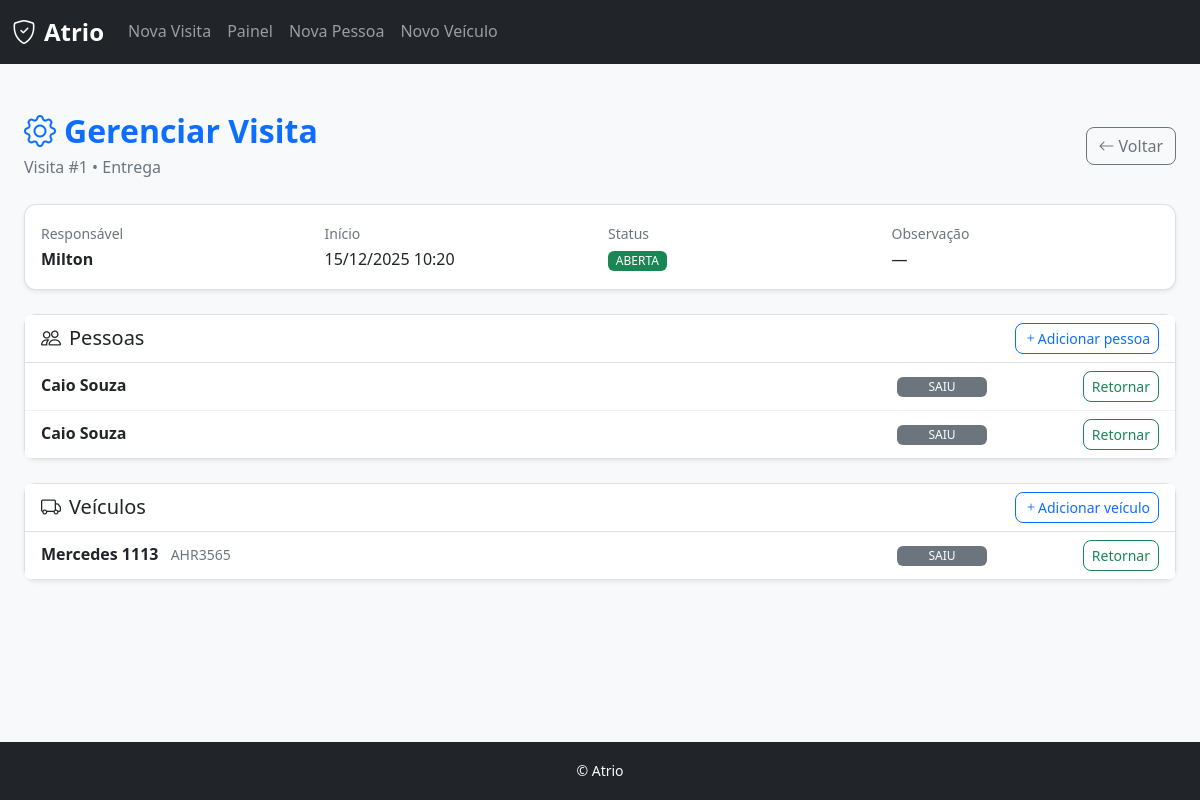
The app's page /visitas/1/ (signed in) with its own data.
### apps/visitas/models.py (models this page shows, shortened)
class GrupoVisita(models.Model):
    data_entrada = models.DateTimeField(auto_now_add=True)
    data_saida = models.DateTimeField(blank=True, null=True)
    autorizado_por = models.CharField(max_length=200, blank=True, null=True)
    motivo = models.CharField(max_length=200, blank=True, null=True)
    observacao = models.TextField(blank=True, null=True)

class VisitaPessoa(models.Model):
    grupo = models.ForeignKey(
        GrupoVisita,
        on_delete=models.CASCADE,
        related_name="pessoas"
    )
    pessoa = models.ForeignKey(
        "pessoas.Pessoa",
        on_delete=models.CASCADE
    )
    data_entrada = models.DateTimeField(auto_now_add=True)
    data_saida = models.DateTimeField(blank=True, null=True)

class VisitaVeiculo(models.Model):
    grupo = models.ForeignKey(
        GrupoVisita,
        on_delete=models.CASCADE,
        related_name="veiculos"
    )
    veiculo = models.ForeignKey(
        "veiculos.Veiculo",
        on_delete=models.CASCADE
    )
    data_entrada = models.DateTimeField(auto_now_add=True)
    data_saida = models.DateTimeField(blank=True, null=True)

### apps/pessoas/models.py (models this page shows, shortened)
class Pessoa(models.Model):
    TIPO_CHOICES = [
        ("visitante", "Visitante"),
        ("funcionario", "Funcionário"),
        ("motorista", "Motorista"),
    ]
    nome = models.CharField(max_length=200)
    empresa = models.CharField(max_length=200, blank=True, null=True)
    tipo = models.CharField(max_length=20, choices=TIPO_CHOICES, blank=True, null=True)
    observacao = models.TextField(blank=True, null=True)
    criado_em = models.DateTimeField(auto_now_add=True)
    class Meta:
        app_label = "pessoas"

### apps/veiculos/models.py (models this page shows, shortened)
class Veiculo(models.Model):
    placa = models.CharField(max_length=7, unique=True)
    modelo = models.CharField(max_length=100, blank=True, null=True)
    cor = models.CharField(max_length=50, blank=True, null=True)
    empresa = models.CharField(max_length=200, blank=True, null=True)
    tipo = models.CharField(max_length=50, blank=True, null=True)
    observacao = models.TextField(blank=True, null=True)
    criado_em = models.DateTimeField(auto_now_add=True)
    class Meta:
        app_label = "veiculos"

### apps/ui/views.py (the view)
# urls.py: path('visitas/<int:id>/', views.gerenciar_visita, name='gerenciar_visita'),
@login_required
def gerenciar_visita(request, id):
    visita = get_object_or_404(GrupoVisita, pk=id)
    pessoas = VisitaPessoa.objects.filter(grupo=visita).select_related("pessoa")
    veiculos = VisitaVeiculo.objects.filter(grupo=visita).select_related("veiculo")
    return render(request, "ui/gerenciar_visita.html", {
        "visita": visita,
        "pessoas": pessoas,
        "veiculos": veiculos,
    })

### apps/ui/templates/ui/gerenciar_visita.html (shortened to what this page needs)
{% extends "ui/base.html" %}
{% load static %}
{% block content %}
<div class="container-fluid py-4">
  <div class="d-flex justify-content-between align-items-center mb-4">
    <div>
      <h2 class="fw-bold text-primary mb-1">
        <i class="bi bi-gear me-2"></i>Gerenciar Visita
      </h2>
      <p class="text-muted mb-0">
        Visita #{{ visita.id }} • {{ visita.motivo }}
      </p>
    </div>
    <div class="d-flex gap-2">
      <a href="{% url 'ui:visitas' %}" class="btn btn-outline-secondary" id="btnVoltarVisitas" data-default-url="{% url 'ui:visitas' %}">
        <i class="bi bi-arrow-left me-1"></i>Voltar
      </a>
    </div>
  </div>
  <div class="card mb-4">
    <div class="card-body">
      <div class="row g-3">
        <div class="col-md-3">
          <small class="text-muted">Responsável</small>
          <div class="fw-semibold">{{ visita.autorizado_por }}</div>
        </div>
        <div class="col-md-3">
          <small class="text-muted">Início</small>
          <div>{{ visita.data_entrada|date:"d/m/Y H:i" }}</div>
        </div>
        <div class="col-md-3">
          <small class="text-muted">Status</small><br>
          <span class="badge bg-success">ABERTA</span>
        </div>
        <div class="col-md-3">
          <small class="text-muted">Observação</small>
          <div>{{ visita.observacao|default:"—" }}</div>
        </div>
      </div>
    </div>
  </div>
  <div class="card mb-4">
    <div class="card-header d-flex justify-content-between align-items-center">
      <h5 class="mb-0">
        <i class="bi bi-people me-2"></i>Pessoas
      </h5>
      <button
        class="btn btn-sm btn-outline-primary"
        onclick="mostrarBuscaPessoa()">
        <i class="bi bi-plus"></i>Adicionar pessoa
      </button>
    </div>
    <ul class="list-group list-group-flush">
      {% for p in pessoas %}
        <li class="list-group-item">
          <div class="linha-visita">
            <div class="col-nome">
              <strong>{{ p.pessoa.nome }}</strong>
            </div>
            <div>
              {% if p.data_saida %}
                <span class="badge bg-secondary status-badge">SAIU</span>
              {% else %}
                <span class="badge bg-success status-badge">DENTRO</span>
              {% endif %}
            </div>
            <div class="col-acao">
              {% if p.data_saida %}
                <button class="btn btn-sm btn-outline-success"
                        onclick="registrarEntradaPessoa({{ p.id }})">
                  Retornar
                </button>
              {% else %}
                <button class="btn btn-sm btn-outline-danger"
                        onclick="registrarSaidaPessoa({{ p.id }})">
                  Registrar saída
                </button>
              {% endif %}
            </div>
          </div>
        </li>
      {% endfor %}
    </ul>
  </div>
  <div class="card">
    <div class="card-header d-flex justify-content-between align-items-center">
      <h5 class="mb-0">
        <i class="bi bi-truck me-2"></i>Veículos
      </h5>
      <button
        class="btn btn-sm btn-outline-primary"
        onclick="mostrarBuscaVeiculo()">
        <i class="bi bi-plus"></i>Adicionar veículo
      </button>
    </div>
    <ul class="list-group list-group-flush">
      {% for v in veiculos %}
        <li class="list-group-item">
          <div class="linha-visita">
            <div class="col-nome">
              <strong>{{ v.veiculo.placa }}</strong>
              <small class="text-muted ms-2">{{ v.veiculo.modelo }}</small>
            </div>
            <div>
              {% if v.data_saida %}
                <span class="badge bg-secondary status-badge">SAIU</span>
              {% else %}
                <span class="badge bg-success status-badge">DENTRO</span>
              {% endif %}
            </div>
            <div class="col-acao">
              {% if v.data_saida %}
                <button class="btn btn-sm btn-outline-success"
                        onclick="registrarEntradaVeiculo({{ v.id }})">
                  Retornar
                </button>
              {% else %}
                <button class="btn btn-sm btn-outline-danger"
                        onclick="registrarSaidaVeiculo({{ v.id }})">
                  Registrar saída
                </button>
              {% endif %}
            </div>
          </div>
        </li>
      {% endfor %}
    </ul>
  </div>
</div>
{% endblock %}

### apps/ui/static/css/estilos.css (style rules this page uses)
:root { --primary-color: #0d6efd; --secondary-color: #6c757d; --success-color: #198754; --warning-color: #ffc107; --danger-color: #dc3545; --light-color: #f8f9fa; --dark-color: #212529; --border-radius: 0.75rem; --box-shadow: 0 2px 4px rgba(0,0,0,0.08); --box-shadow-hover: 0 4px 8px rgba(0,0,0,0.12); }
body { background-color: var(--light-color); font-family: 'Segoe UI', Tahoma, Geneva, Verdana, sans-serif; line-height: 1.6; }
.card { border-radius: var(--border-radius); box-shadow: var(--box-shadow); border: 1px solid rgba(0,0,0,.125); margin-bottom: 1rem; transition: all 0.2s ease; }
.card-header { background: #fff; font-weight: 600; border-bottom: 1px solid rgba(0,0,0,.125); }
.btn { border-radius: 0.5rem; font-weight: 500; transition: all 0.2s ease; }
.badge { font-weight: 500; padding: 0.35em 0.65em; }
.list-group-item { border: none; border-bottom: 1px solid #f1f1f1; transition: background-color 0.2s ease; }
.list-group-item:last-child { border-bottom: none; }
.text-muted { color: #6c757d !important; }

### apps/ui/templates/ui/gerenciar_visita.html (style rules this page uses)
.linha-visita { display: grid; grid-template-columns: 1fr 90px 160px; align-items: center; column-gap: 12px; }
.col-nome { min-width: 0; white-space: nowrap; overflow: hidden; text-overflow: ellipsis; }
.status-badge { display: inline-block; width: 90px; text-align: center; }
.col-acao { text-align: right; }

### records on screen
GrupoVisita: id "1", motivo "Entrega", autorizado_por "Milton", data_entrada "15/12/2025 10:20", observacao "—"
VisitaPessoa: pessoa.nome "Caio Souza", shows "SAIU"
VisitaPessoa: pessoa.nome "Caio Souza", shows "SAIU"
VisitaVeiculo: veiculo.placa "Mercedes 1113", veiculo.modelo "AHR3565", shows "SAIU"
